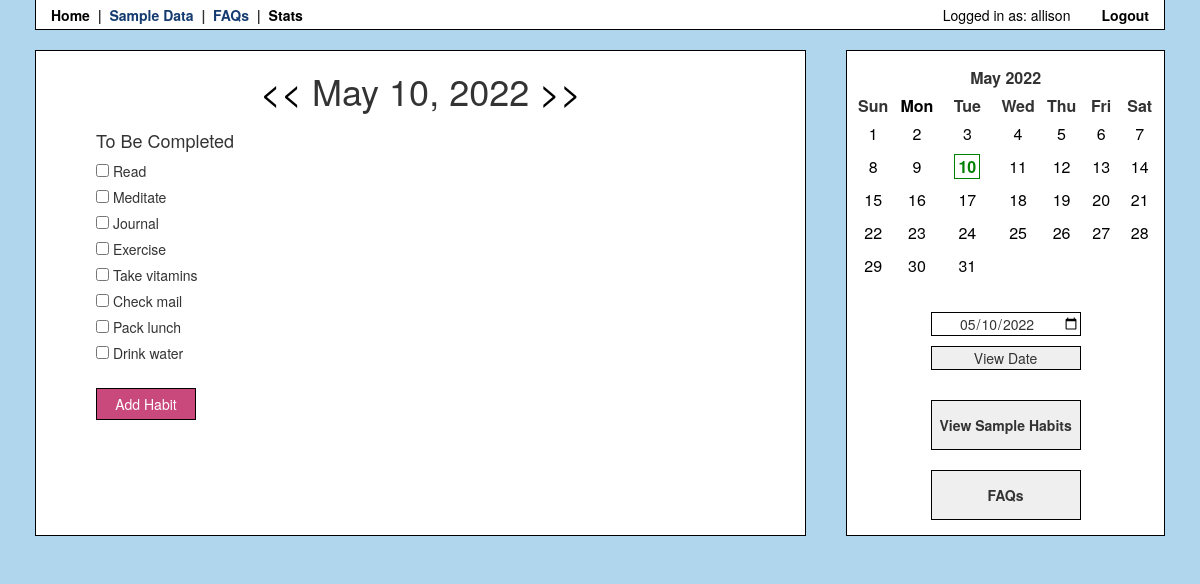
Before: /index (signed in) with the older database file.
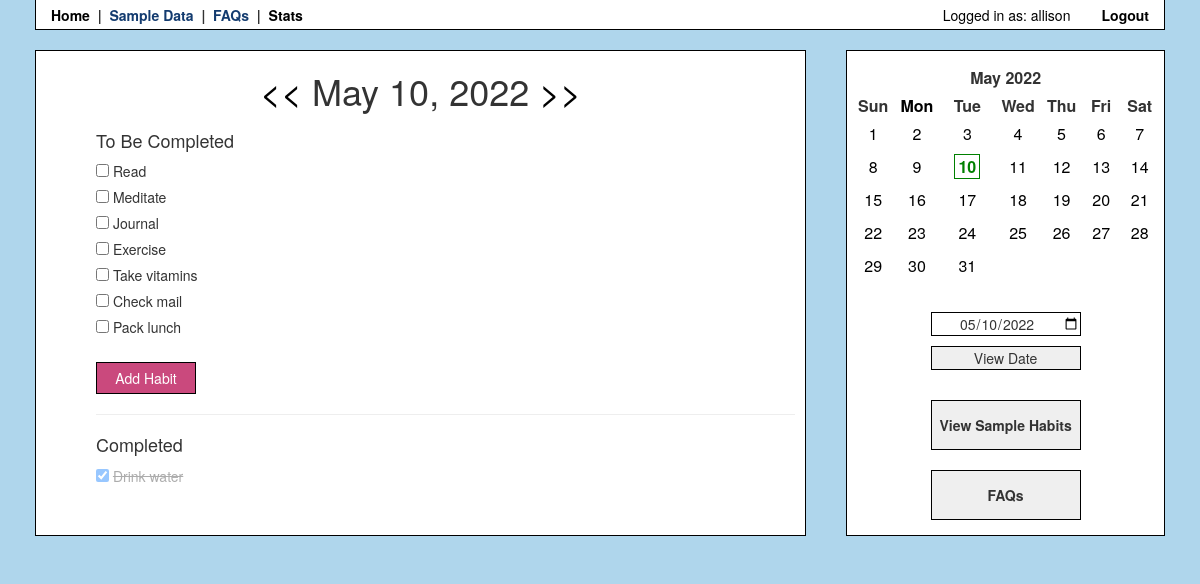
After: the same page with the newer database file.
### app/models.py (models this page shows, shortened)
class User(UserMixin, db.Model):
    id = db.Column(db.Integer, primary_key=True)
    username = db.Column(db.String(64), index=True, unique=True)
    email = db.Column(db.String(120), index=True, unique=True)
    password_hash = db.Column(db.String(128))
    habits = db.relationship('Habit', cascade='all, delete', backref='user')
    checks = db.relationship('Check', cascade='all, delete', backref='user')

class Habit(db.Model):
    id = db.Column(db.Integer, index=True, primary_key=True)
    name = db.Column(db.String(120), index=True)
    user_id = db.Column(db.Integer, db.ForeignKey('user.id')) ##
    checks = db.relationship('Check', cascade='all, delete', backref='habits')

class Check(db.Model):
    id = db.Column(db.Integer, index=True, primary_key=True)
    habit_id = db.Column(db.Integer, db.ForeignKey('habit.id'))
    user_id = db.Column(db.Integer, db.ForeignKey('user.id'))
    date = db.Column(db.Date, index=True)

### app/routes.py (the view)
@app.route('/')
@app.route('/index')
def index():
    if current_user.is_anonymous:
        return redirect(url_for('login'))
    viewDate = date.today()
    date1, date2 = viewDate - timedelta(1), viewDate + timedelta(1)
    strDate = viewDate.strftime('%B %d, %Y')
    habits = Habit.query.filter_by(user_id=current_user.id)
    checks = Check.query.filter_by(user_id=current_user.id, date=viewDate).all()
    checkedHabits = []
    uncheckedHabits = []
    for check in checks:
        habit = Habit.query.filter_by(id=check.habit_id).first()
        checkedHabits.append(habit)
    for habit in habits:
        if habit not in checkedHabits:
            uncheckedHabits.append(habit)
    month = getMonthCalendar(viewDate)
    return render_template('index.html', title='Habit Tracker',
    date=viewDate, date1=date1, date2=date2, strDate=strDate, month=month,
    habits=uncheckedHabits, completedHabits=checkedHabits)

### app/helpers.py (called while the page is built)
def getMonthCalendar(date):
    month, year = date.month, date.year
    today = date.today()
    calHTML = CustomCal(month, year).formatmonth(year, month)
    editedCal = calHTML
    if month == today.month and year == today.year:
        editDate = '>' + str(today.day) + '<'
        display = '><b><span class="today">  ' + str(today.day) + '  </span></b><'
        editedCal = calHTML.replace(str(editDate), display)
    editDate = '>' + str(date.day) + '<'
    display = '><span id="onDate">  ' + str(date.day) + '  </span><'
    editedCal = editedCal.replace(str(editDate), display)
    return editedCal

    def formatday(self, day, weekday):
        day2 = str(day)
        month = str(self.month)
        year = str(self.year)
        if len(day2) == 1:
            day2 = '0' + day2
        if len(month) == 1:
            month = '0' + month
        date = year + '-' + month + '-' + day2
        if day == 0:
            return '<td class="noday">&nbsp;</td>'
        else:
            return '<td class="%s" id="calDate"><a class="calDate" href="javascript:f();" name="%s">%d</a></td>' % (self.cssclasses[weekday], date, day)

### app/models.py (called while the page is built)
@login.user_loader
def load_user(id):
    return User.query.get(int(id))

### app/templates/index.html (shortened to what this page needs)
{% extends 'bootstrap/base.html' %}
{% block styles %}
{{super()}}
<link rel="stylesheet" href="{{ url_for('static', filename='style.css') }}">
{% endblock %}
{% block content %}
<div class="container">
<div class="main">
{% if current_user.is_anonymous %}
<div class="content">
<p><a class="navlink" href="{{ url_for('login') }}">Login</a> to view habits.</p>
</div>{% else %}
{% include 'viewHabits.html' %}
{% endif %}
{% include 'sidebar.html' %}
</div>
{% endblock %}

### app/templates/header.html (shortened to what this page needs)
{% block head %}
<head>
    <div class="navbar">
        <a class="navlink" href="/">Home</a>
        &nbsp;|&nbsp;
        <a class="navlink" href="">Sample Data</a>
        &nbsp;|&nbsp;
        <a class="navlink" href="">FAQs</a>
        &nbsp;|&nbsp;
        <a class="navlink" href="{{ url_for('viewStats') }}">Stats</a>
        <div class="right">
        {% if current_user.is_anonymous %}
        <a class="navlink" href="{{ url_for('login') }}">Login</a>
        {% else %}
        Logged in as: {{ current_user.username }}
        <a class="navlink" href="{{ url_for('logout') }}">Logout</a>
        {% endif %}
        </div>
    </div>
</head>
{% endblock %}

### app/templates/viewHabits.html (shortened to what this page needs)
{% block content %}
<div class="content">
    <h1 class="center-h">
        <a class="date-nav" href="{{ url_for('viewDate', viewDate=date1) }}"><<</a>
        <span id="viewDate">{{ strDate }}</span>
        <a class="date-nav" href="{{ url_for('viewDate', viewDate=date2) }}">>></a>
    </h1>
    <div class="habits">
    <h4>To Be Completed</h4>
    {% for habit in habits %}
    <input type="checkbox" class="habit" id="habit" name="{{habit.id}}">
    <label for="{{habit.id}}">{{ habit.name }}</label>
    {% if showDelete == true %} - <a class="delete-button" name="{{habit.id}}">[DELETE]</a>{% endif %}<br />
    {% endfor %}
    <br />
    <div>
        <a data-target="#habit-modal" role="button" class="btn" data-toggle="modal"><span class="">Add Habit</span></a>
    </div>
    {% if completedHabits %}
    <hr>
    <h4>Completed</h4>
    <div class="completed-habits">
    {% for habit in completedHabits %}
    <input type="checkbox" class="habit" id="habit" name="{{habit.id}}" checked>
    <label class="completed" for="{{habit.id}}">{{ habit.name }}</label><br />
    {% endfor %}
    </div>
    {% endif %}
    </div>
    </div>
</div>
{% endblock %}

### app/templates/sidebar.html
<div class="sidebar">
    <div class="calendar-display">
        {{ month | safe }}
    </div>
    <br />
    <div class="button-display">
        <label for="datepicker">
            <input type="date" id="datepicker" value={{date}}><br />
            <button id="datepicker-submit">View Date</button>
        </label>
        <br /><br />
        <button class="sidebar-button">View Sample Habits</button>
        <br /><br />
        <button class="sidebar-button">FAQs</button>
    </div>
</div>

### app/static/style.css (style rules this page uses)
.navbar { background-color: white; border: 1px solid black; border-top: transparent; border-radius: 0; margin-left: 35px; margin-right: 35px; padding-top: 5px; padding-left: 15px; padding-right: 15px; margin-bottom: 0px; font-weight: bold; min-height: 30px; }
.navlink, .navlink:hover { color: rgb(19, 59, 111); font-weight: bold; padding: 0px; }
.right { float: right; color: black; font-weight: normal; }
body { background-color: rgb(175, 214, 236); margin: 0px; padding: 0px; }
label { font-weight: normal; }
.container { display: flex; flex-direction: row; width: 100%; }
.sidebar, .main { display: flex; flex-direction: column; margin: 20px; border: 1px solid black; background-color: white; padding-bottom: 15px; }
.sidebar { flex-grow: 1; min-width: 220px; }
.main { flex-grow: 5; min-width: 350px; }
.content { padding-left: 10px; padding-right: 10px; }
.center-h { margin-bottom: 20px; align-content: center; text-align: center; }
.date-nav, .date-nav:hover { color: black; }
.habits { padding-left: 50px; font-weight: normal; }
.completed-habits { opacity: 40%; }
.completed { text-decoration: line-through; }
.btn, .btn:hover, .btn:active { background-color: rgb(202, 73, 125); border: 1px solid black; padding: 5px; width: 100px; color: white; border-radius: 0; }
.calendar-display { margin: 5px; }
th { text-align: center; }
th.month { padding-top: 10px; padding-bottom: 5px; width: 50%; margin: 5px auto; text-align: center; }
.month { text-align: center; }
td { padding: 5px; }
.today { font-weight: bold; color: green; padding-left: 3px; padding-right: 3px; margin: 2px; border: 1px solid; }
#calDate, .calDate, a:link { color: black; }
.mon { color: black; }
.button-display { align-self: center; }
.sidebar-button { width: 150px; height: 50px; font-weight: bold; border: 1px solid black; border-radius: 0; }
#datepicker, #datepicker-submit { margin-top: 5px; margin-bottom: 5px; align-items: center; width: 150px; border: 1px solid black; border-radius: 0; text-align: center; }

Changed rows visible on the page:
added Check: date "May 10, 2022"
shown differently, row unchanged: Habit "Drink water": moves from the list under "To Be Completed" to the list under "Completed"
Other visible differences:
{{ strDate }}: "May 10, 2022" → (not shown)
text now shown: "Completed"
